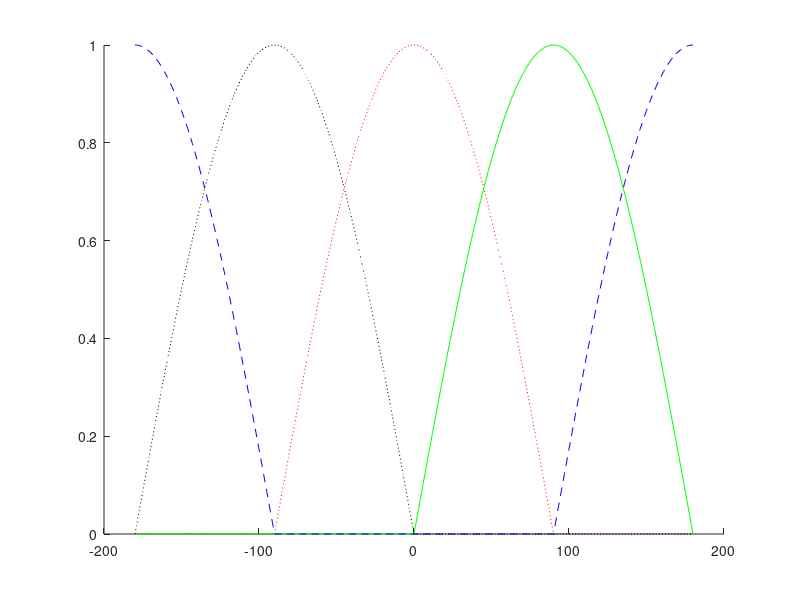

Write the MATLAB code that produced this figure. (Note: this script raises an error after producing the figure.)

xx = -180:1:180;

curve1 = cosd(xx);
curve2 = cosd(xx-90);
curve3 = cosd(xx-180);
curve4 = cosd(xx-270);

curve1(curve1<0)=0;
curve2(curve2<0)=0;
curve3(curve3<0)=0;
curve4(curve4<0)=0;

figure
hold on
plot(xx,curve1,'r:');
plot(xx,curve2,'g-');
plot(xx,curve3,'b--');
plot(xx,curve4,'k:');
hold off
%%
c1 = 1;
c2 = 1i;
c3 = -1;
c4 = -1i;

dirVecs = c1*curve1 + c2*curve2 + c3*curve3 + c4*curve4;
%%

dirs = radtodeg(angle(dirVecs));
%%
error = abs(dirs-xx);
plot(xx,error);
%%plot(dirs);

%%
